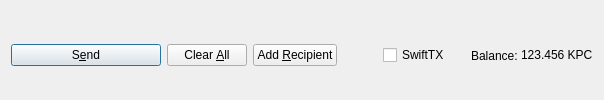
         <widget class="QFrame" name="frame_Send">
          <layout class="QHBoxLayout" name="horizontalLayout">
           <property name="bottomMargin">
            <number>0</number>
           </property>
           <item>
            <widget class="QPushButton" name="sendButton">
             <property name="minimumSize">
              <size>
               <width>150</width>
               <height>0</height>
              </size>
             </property>
             <property name="toolTip">
              <string>Confirm the send action</string>
             </property>
             <property name="text">
              <string>S&amp;end</string>
             </property>
             <property name="icon">
              <iconset resource="../kplus.qrc">
               <normaloff>:/icons/send</normaloff>:/icons/send</iconset>
             </property>
             <property name="autoDefault">
              <bool>false</bool>
             </property>
             <property name="default">
              <bool>true</bool>
             </property>
            </widget>
           </item>
           <item>
            <widget class="QPushButton" name="clearButton">
             <property name="sizePolicy">
              <sizepolicy hsizetype="Minimum" vsizetype="Fixed">
               <horstretch>0</horstretch>
               <verstretch>0</verstretch>
              </sizepolicy>
             </property>
             <property name="toolTip">
              <string>Clear all fields of the form.</string>
             </property>
             <property name="text">
              <string>Clear &amp;All</string>
             </property>
             <property name="icon">
              <iconset resource="../kplus.qrc">
               <normaloff>:/icons/remove</normaloff>:/icons/remove</iconset>
             </property>
             <property name="autoDefault">
              <bool>false</bool>
             </property>
            </widget>
           </item>
           <item>
            <widget class="QPushButton" name="addButton">
             <property name="toolTip">
              <string>Send to multiple recipients at once</string>
             </property>
             <property name="text">
              <string>Add &amp;Recipient</string>
             </property>
             <property name="icon">
              <iconset resource="../kplus.qrc">
               <normaloff>:/icons/add</normaloff>:/icons/add</iconset>
             </property>
             <property name="autoDefault">
              <bool>false</bool>
             </property>
            </widget>
           </item>
           <item>
            <spacer name="horizontalSpacer">
             <property name="orientation">
              <enum>Qt::Horizontal</enum>
             </property>
             <property name="sizeHint" stdset="0">
              <size>
               <width>40</width>
               <height>20</height>
              </size>
             </property>
            </spacer>
           </item>
           <item>
            <layout class="QHBoxLayout" name="horizontalLayout_2">
             <property name="spacing">
              <number>3</number>
             </property>
             <item>
              <widget class="QCheckBox" name="checkSwiftTX">
               <property name="enabled">
                <bool>true</bool>
               </property>
               <property name="minimumSize">
                <size>
                 <width>85</width>
                 <height>0</height>
                </size>
               </property>
               <property name="text">
                <string>SwiftTX</string>
               </property>
              </widget>
             </item>
             <item>
              <widget class="QLabel" name="label">
               <property name="text">
                <string>Balance:</string>
               </property>
              </widget>
             </item>
             <item>
              <widget class="QLabel" name="labelBalance">
               <property name="sizePolicy">
                <sizepolicy hsizetype="Preferred" vsizetype="Fixed">
                 <horstretch>0</horstretch>
                 <verstretch>0</verstretch>
                </sizepolicy>
               </property>
               <property name="cursor">
                <cursorShape>IBeamCursor</cursorShape>
               </property>
               <property name="text">
                <string notr="true">123.456 KPC</string>
               </property>
               <property name="textInteractionFlags">
                <set>Qt::LinksAccessibleByMouse|Qt::TextSelectableByKeyboard|Qt::TextSelectableByMouse</set>
               </property>
              </widget>
             </item>
            </layout>
           </item>
          </layout>
         </widget>
